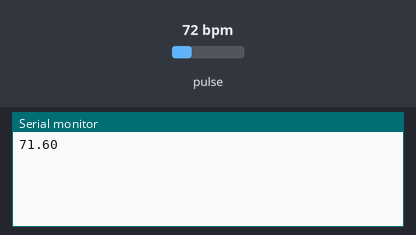
The sketch below on a simulated Raspberry Pi Pico W. Parts: the last lines printed to the serial monitor. The inputs (shaded band) are chosen by the test bench; at power-on: pulse 72 bpm.

Above: at 1.2 s.
1.3 s: pulse set to 42 bpm
At 2.7 s:
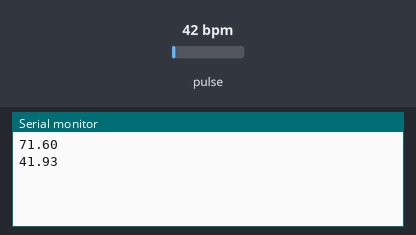
2.8 s: pulse set to 70 bpm
At 3.7 s:
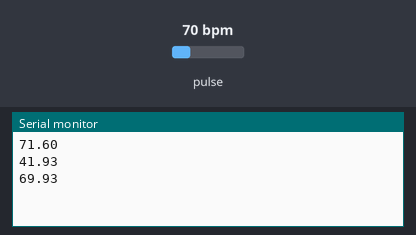
Timing chart, 0 to 5.8 s (numbered marks = the images above; inputs shaded):
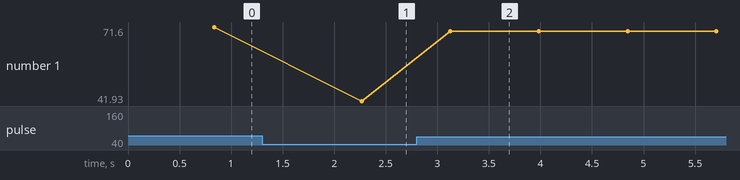

Measured:
- after the input at 1.3 s, the serial monitor: prints a new line after 0.97 s (image 1)
- after the input at 2.8 s, the serial monitor: prints a new line after 0.33 s (image 2)
- plotted number 1: 71.6 → 41.93 after the input at 1.3 s, 41.93 → 69.85 after the input at 2.8 s

The sketch:

firmware.ino
```cpp
#include <WiFi.h>
#include <Wire.h>
#include "MAX30105.h"
#include "heartRate.h"

MAX30105 particleSensor;
const byte RATE_SIZE = 4;
byte rates[RATE_SIZE];
long lastBeat = 0;
float beatsPerMinute;

void setup() {
  Serial.begin(115200);
  if (!particleSensor.begin(Wire, I2C_SPEED_FAST)) { while (1); }
  particleSensor.setup();
  particleSensor.setPulseAmplitudeRed(0x0A);
  // WiFi setup for Pico W
}

void loop() {
  long irValue = particleSensor.getIR();
  if (checkForBeat(irValue) == true) {
    long delta = millis() - lastBeat;
    lastBeat = millis();
    beatsPerMinute = 60 / (delta / 1000.0);

    // Logic to send BPM and SpO2 to Python
    Serial.println(beatsPerMinute);
  }
}
```
